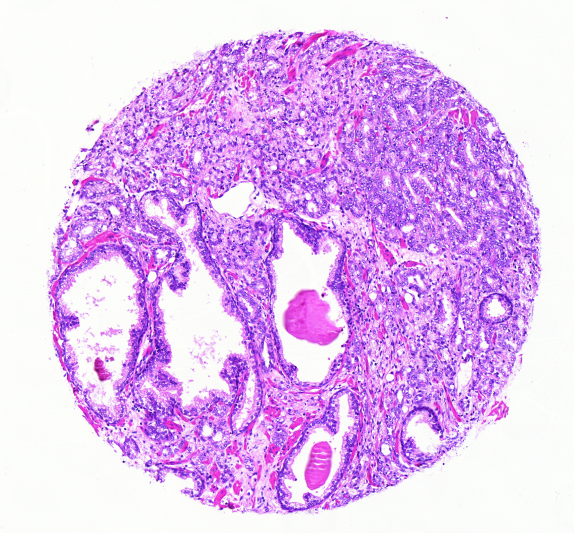
#> input picture Collection 1/HE/1.1.bmp, 1147 x 1066 px (shown at 1/2 size); its folder holds only this picture in this run
$ python main_file.py
#> lines starting #> are read from the running program, lines starting #| are printed output that depends on the picture
import numpy as np
import cv2
from skimage.feature import match_descriptors, plot_matched_features, SIFT
import matplotlib.pyplot as plt
from pathlib import Path

# =========================================================
# 🧠  Shared Utility Functions
# =========================================================

def sift_extractor(img, extractor):
    extractor.detect_and_extract(img)
    return extractor.keypoints, extractor.descriptors


# [158 lines left out: functions mach_features, rigid_transformation, similarity_transformation, ransac_rigid, ransac_similarity, show_alignment, not called in this run]


# =========================================================
# 🧩  Preprocessing
# =========================================================

def preProcess_HE_AMACR(he_dir, amacr_dir):
    """Grayscale and resize half."""
    he_dir, amacr_dir = Path(he_dir), Path(amacr_dir)
    patterns = ["*.bmp", "*.jpg", "*.jpeg", "*.tif", "*.png"]

    def get_paths(folder):
        paths = []
        for p in patterns:
            paths.extend(folder.glob(p))
        return sorted(paths)

    he_paths, amacr_paths = get_paths(he_dir), get_paths(amacr_dir)
    print(f"Found {len(he_paths)} HE and {len(amacr_paths)} AMACR images.")

    def process(paths):
        imgs = []
        for p in paths:
            img = cv2.imread(str(p), cv2.IMREAD_COLOR)
#> img is the input picture: shape (1066, 1147, 3); mean B, G, R 241.9, 189, 226.7
            if img is None: continue
            gray = cv2.cvtColor(img, cv2.COLOR_BGR2GRAY)
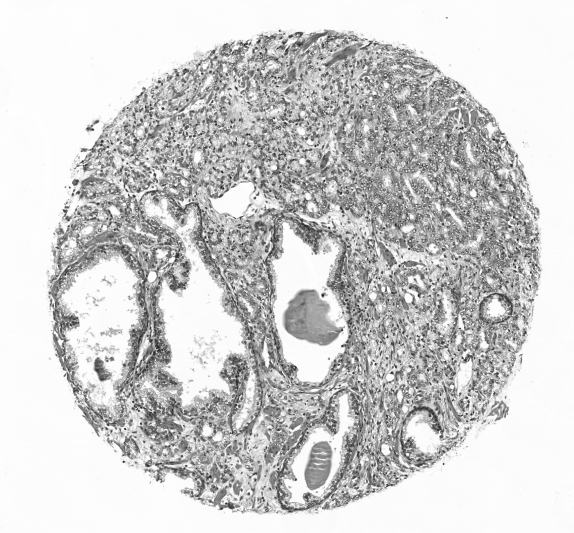
#> gray: shape (1066, 1147) (shown at 1/2 size); min 14, max 255, mean 206.3
            h, w = gray.shape
#> h = 1066; w = 1147
            gray = cv2.resize(gray, (w // 2, h // 2))
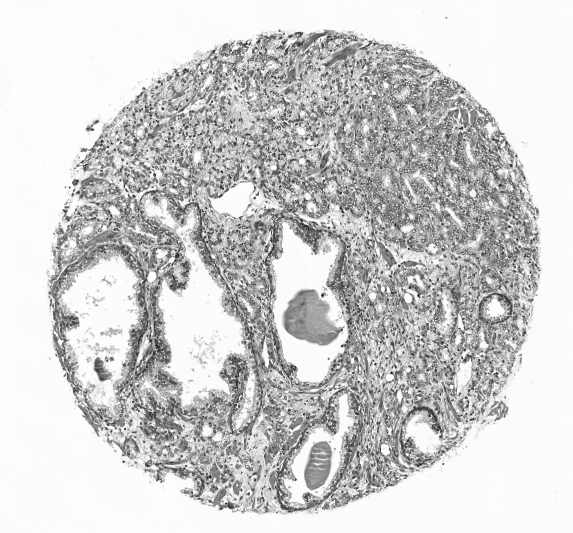
#> gray: shape (533, 573); min 14, max 255, mean 206.3
            imgs.append(gray)
        return imgs

    return process(he_paths), process(amacr_paths)


# [29 lines left out: function preProcess_HE_TRF, not called in this run]


# =========================================================
# 🚀  Task 1 — Collection 1 (Rigid)
# =========================================================

def run_collection1(plot_example=True, overlay=False):
    """Rigid registration for Collection 1 (HE–AMACR)."""
    HE_path = r"C:\Users\46734\OneDrive\Dokument\LTH\Kurser\Medical Image Analysis\FMAN30-Medical-Image-Analysis-main\Collection 1\HE"
    AMACR_path = r"C:\Users\46734\OneDrive\Dokument\LTH\Kurser\Medical Image Analysis\FMAN30-Medical-Image-Analysis-main\Collection 1\p63AMACR"

    images1, images2 = preProcess_HE_AMACR(HE_path, AMACR_path)
#> images1 = 1 item; images2 = []
    n_pairs = min(len(images1), len(images2))
#> n_pairs = 0
    print(f"\nProcessing {n_pairs} pairs (Collection 1 — rigid)...\n")
#> (printed output is left out)

    sift = SIFT()
    results = []

    for i in range(n_pairs):  # limit for testing, change to range(n_pairs) for full run
        gray1, gray2 = images1[i], images2[i]
        matches, kp1, kp2 = mach_features(gray1, gray2, sift, num=i, plot=False)

        if len(matches) < 6:
            print(f"Pair {i+1}: Too few matches ({len(matches)}), skipping.\n")
            continue

        X = np.float32([[kp1[a][1], kp1[a][0]] for a in matches[:, 0]])
        Y = np.float32([[kp2[b][1], kp2[b][0]] for b in matches[:, 1]])

        R, t, inliers = ransac_rigid(X, Y)
        theta = np.degrees(np.arctan2(R[1, 0], R[0, 0]))
        tmag = np.linalg.norm(t)
        results.append((i+1, len(matches), np.sum(inliers), theta, tmag))

        # --- Only visualize first pair for clarity
        if plot_example and i == 22:
            M = np.hstack([R, t.reshape(2, 1)])
            aligned = cv2.warpAffine(gray1, M, (gray2.shape[1], gray2.shape[0]))

            show_alignment(gray1, gray2, aligned,
                           title_prefix=f"Pair {i+1} (Rigid)",
                           overlay=overlay)  # toggle overlay/side-by-side
#> after the loop, results = []

    # --- Summary Table (outside loop)
    print("\n" + "=" * 55)
    print(f"{'Pair':<6}{'Matches':<10}{'Inliers':<10}{'Rot(°)':<10}{'|t|(px)':<10}")
    print("-" * 55)
    for (pair, total, inl, theta, tmag) in results:
        print(f"{pair:<6}{total:<10}{inl:<10}{theta:<10.2f}{tmag:<10.1f}")
#> this loop made 0 passes
    print("=" * 55)


# =========================================================
# 🚀  Task 2 — Collection 2 (Similarity)
# =========================================================

# [41 lines left out: function run_collection2, not called in this run]


# =========================================================
# 🔹 Entry Point
# =========================================================
if __name__ == "__main__":
    run_collection1(plot_example=True, overlay=True)
    #run_collection2(plot_example=True, overlay=True)
